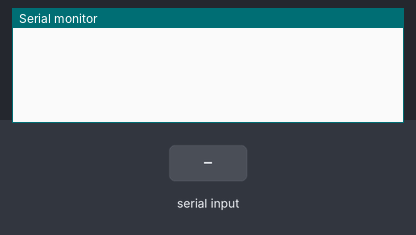
Bench run of a sketch on a simulated Arduino Uno, built with avr-gcc and run on an emulated ATmega328P. Parts: the last lines printed to the serial monitor. Inputs (shaded band) come from the test bench.

Above: at 1.2 s.
1.3 s: "90,45\n" received over Serial
At 1.6 s:
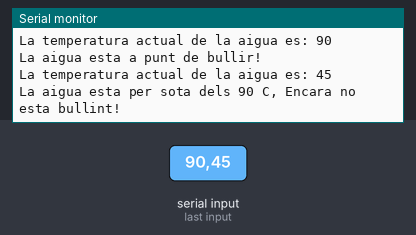
2.8 s: "30,150\n" received over Serial
At 3.6 s:
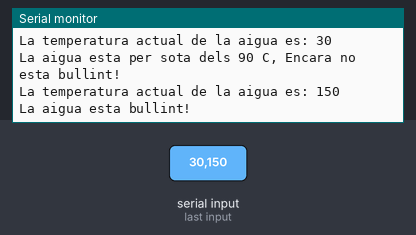
4.3 s: "100\n" received over Serial
At 4.7 s:
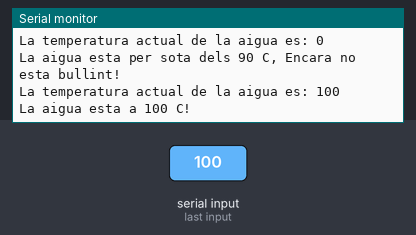
Timing chart, 0 to 7.3 s (numbered marks = the images above; inputs shaded):
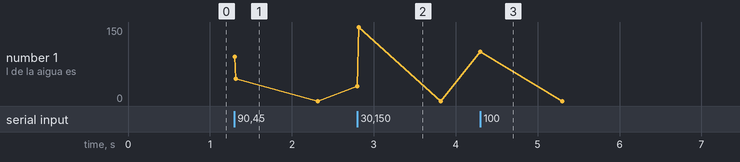

Measured:
- after the input at 1.3 s, the serial monitor: prints a new line at once (image 1)
- after the input at 2.8 s, the serial monitor: prints a new line at once (image 2)
- after the input at 4.3 s, the serial monitor: prints a new line at once (image 3)

The sketch:

Practica_2.4.3.ino
```cpp
/*************************************************************************
**                                                                      **
**                        Estructura IF, ELSE..                         **
**                                                                      **
*************************************************************************/

//*******  Includes  *****************************************************


//*******  Variables  ****************************************************
int Temperatura;

//*******  Setup  ********************************************************
void setup(){
  Serial.begin(57600);     // Comunicació a 57600bps
}

//*******  Loop  *********************************************************
void loop(){
  while (Serial.available() > 0 ) { //Amb aquest apartat estem dient que si escribim un nombre
   Temperatura = Serial.parseInt();  //mes gran que 0, el codi s'executara, amb el
                                     //Serial.parseInt(), estem llegin el nombre que li escribim
  Serial.print("La temperatura actual de la aigua es: ");
  Serial.println(Temperatura);

  if ( Temperatura < 90)   //Aqui estem fent una comparació ja que si la temperatura  no supera els
    {                       //100º ens escriura lo de sota.
      Serial.println("La aigua esta per sota dels 90 C, Encara no esta bullint!");
    }

  else if( Temperatura >= 90 && Temperatura <100 ) //aqui comprovara si la temperatura esta entre els
    {                                              //90 i 100ºC
      Serial.println("La aigua esta a punt de bullir!");
    }

  else if (Temperatura == 100 )                    //Aqui comprova si la temperatura es 100ºC
    {
      Serial.println("La aigua esta a 100 C!");
    }

   else                                            //Si cap de les condicions anteriors es compleix
    {                                              //aquesta s'executara
      Serial.println("La aigua esta bullint!");
    }

  }
}
```
